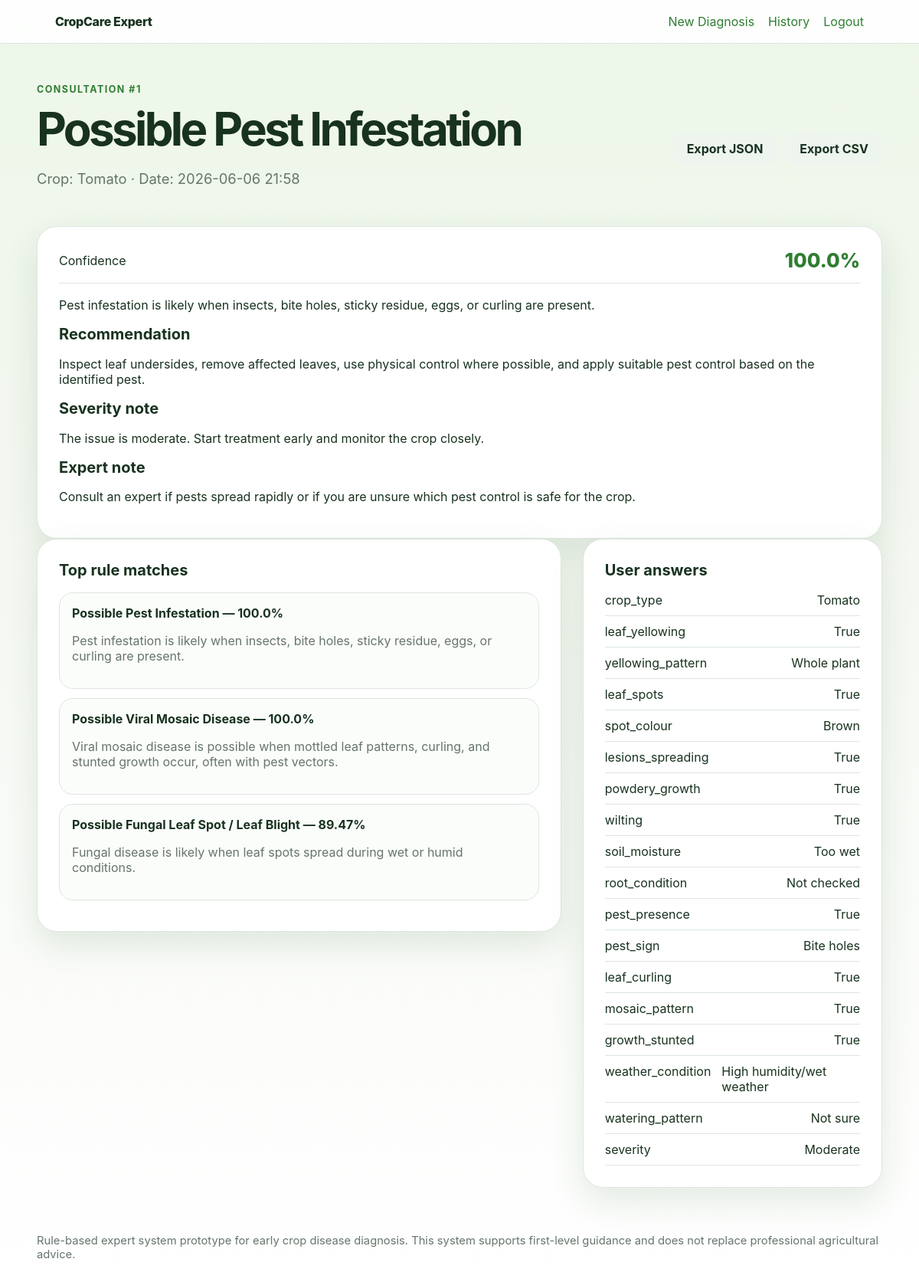
Screenshot of /consultations/1 (signed in) with the database file from the repository.
### app/models.py (models this page shows)
class Consultation(Base):
    __tablename__ = "consultations"
    id: Mapped[int] = mapped_column(Integer, primary_key=True, index=True)
    user_id: Mapped[int] = mapped_column(ForeignKey("users.id"), nullable=False, index=True)
    crop_type: Mapped[str] = mapped_column(String(80), nullable=False)
    answers_json: Mapped[str] = mapped_column(Text, nullable=False)
    diagnosis_json: Mapped[str] = mapped_column(Text, nullable=False)
    created_at: Mapped[datetime] = mapped_column(DateTime(timezone=True), default=utc_now)
    user: Mapped[User] = relationship(back_populates="consultations")

### app/main.py (the view)
@app.get("/consultations/{consultation_id}", response_class=HTMLResponse)
def consultation_detail(request: Request, consultation_id: int, db: Session = Depends(get_db)):
    user = require_user(request, db)
    consultation = db.get(Consultation, consultation_id)
    if not consultation or consultation.user_id != user.id:
        raise HTTPException(status_code=404, detail="Consultation not found")
    answers = json.loads(consultation.answers_json)
    result = json.loads(consultation.diagnosis_json)
    return render(request, "result_detail.html", {"consultation": consultation, "answers": answers, "result": result})

### app/templates/result_detail.html
{% extends "base.html" %}
{% block content %}
<section class="page-header">
  <div>
    <p class="eyebrow">Consultation #{{ consultation.id }}</p>
    <h1>{{ result.decision }}</h1>
    <p class="lead">Crop: {{ consultation.crop_type }} · Date: {{ consultation.created_at.strftime('%Y-%m-%d %H:%M') }}</p>
  </div>
  <div class="hero-actions">
    <a class="button secondary" href="/consultations/{{ consultation.id }}/export.json">Export JSON</a>
    <a class="button secondary" href="/consultations/{{ consultation.id }}/export.csv">Export CSV</a>
  </div>
</section>
<section class="panel result-panel">
  <div class="confidence-row">
    <span>Confidence</span>
    <span class="confidence">{{ result.confidence }}%</span>
  </div>
  <p>{{ result.summary }}</p>
  <h2>Recommendation</h2>
  <p>{{ result.recommendation }}</p>
  <h2>Severity note</h2>
  <p>{{ result.severity_note }}</p>
  <h2>Expert note</h2>
  <p>{{ result.expert_note }}</p>
</section>
<section class="diagnosis-layout">
  <div class="panel">
    <h2>Top rule matches</h2>
    {% if result.top_matches %}
      {% for match in result.top_matches %}
        <div class="match-card">
          <p class="match-title">{{ match.name }} — {{ match.confidence }}%</p>
          <p class="muted">{{ match.description }}</p>
        </div>
      {% endfor %}
    {% else %}
      <p class="muted">No strong rule match found.</p>
    {% endif %}
  </div>
  <div class="panel">
    <h2>User answers</h2>
    <div class="answer-list">
      {% for key, value in answers.items() %}
        <div><span>{{ key }}</span><span>{{ value }}</span></div>
      {% endfor %}
    </div>
  </div>
</section>
{% endblock %}

### app/static/style.css (style rules this page uses)
:root { --bg: #f3f7f0; --surface: #ffffff; --text: #18321f; --muted: #66756b; --primary: #2f7d32; --primary-dark: #205c24; --line: #dce7dd; --danger-bg: #ffe8e8; --danger-text: #8a1f1f; --success-bg: #e7f8ec; --success-text: #1f6b2a; --shadow: 0 18px 45px rgba(32, 92, 36, 0.12); }
* { box-sizing: border-box; }
body { margin: 0; font-family: Inter, Arial, Helvetica, sans-serif; background: linear-gradient(180deg, #edf7e9 0%, var(--bg) 35%, #fff 100%); color: var(--text); }
a { color: var(--primary); text-decoration: none; }
.hero, .page-header, .diagnosis-layout { display: grid; grid-template-columns: 1.4fr 0.8fr; gap: 28px; align-items: start; }
h1 { font-size: clamp(2rem, 5vw, 4rem); line-height: 1.04; margin: 10px 0 16px; letter-spacing: -0.06em; }
h2 { font-size: 1.25rem; margin-top: 0; }
.lead { font-size: 1.15rem; color: var(--muted); line-height: 1.7; }
.eyebrow { color: var(--primary); text-transform: uppercase; letter-spacing: 0.12em; font-size: 0.78rem; font-weight: 700; }
.muted { color: var(--muted); }
.hero-card, .panel, .auth-card { background: var(--surface); border: 1px solid var(--line); box-shadow: var(--shadow); border-radius: 26px; padding: 28px; }
.hero-actions { display: flex; gap: 12px; flex-wrap: wrap; margin-top: 24px; }
.button { display: inline-flex; align-items: center; justify-content: center; min-height: 44px; padding: 12px 18px; background: var(--primary); color: #fff; border: 0; border-radius: 14px; cursor: pointer; font-weight: 700; transition: 0.2s ease; }
.button.secondary { background: #eef5ef; color: var(--text); }
.page-header { grid-template-columns: 1fr auto; margin-bottom: 28px; align-items: center; }
.answer-list { display: grid; gap: 10px; }
.answer-list div { display: flex; justify-content: space-between; gap: 14px; border-bottom: 1px solid var(--line); padding-bottom: 10px; }
.result-panel { margin-top: 28px; }
.confidence-row { display: flex; align-items: center; justify-content: space-between; border-bottom: 1px solid var(--line); padding-bottom: 14px; margin-bottom: 18px; }
.confidence { color: var(--primary); font-size: 1.6rem; font-weight: 800; }
.match-card { border: 1px solid var(--line); border-radius: 18px; padding: 16px; margin: 12px 0; background: #fbfdfb; }
.match-title { margin: 0 0 8px; font-weight: 750; }

### rows the page displays
Consultation: id "1", crop_type "Tomato", created_at "2026-06-06 21:58"

### other values shown
{{ result.decision }} "Possible Pest Infestation"
{{ result.confidence }} "100.0"
{{ result.summary }} "Pest infestation is likely when insects, bite holes, sticky residue, eggs, or curling are present."
{{ result.recommendation }} "Inspect leaf undersides, remove affected leaves, use physical control where possible, and apply suitable pest control based on the identified pest."
{{ result.severity_note }} "The issue is moderate. Start treatment early and monitor the crop closely."
{{ result.expert_note }} "Consult an expert if pests spread rapidly or if you are unsure which pest control is safe for the crop."
{{ match.name }} "Possible Pest Infestation" "Possible Viral Mosaic Disease" "Possible Fungal Leaf Spot / Leaf Blight"
{{ match.confidence }} "100.0" "100.0" "89.47"
{{ match.description }} "Pest infestation is likely when insects, bite holes, sticky residue, eggs, or curling are present." "Viral mosaic disease is possible when mottled leaf patterns, curling, and stunted growth occur, often with pest vectors." "Fungal disease is likely when leaf spots spread during wet or humid conditions."
{{ key }} "crop_type" "leaf_yellowing" "yellowing_pattern" "leaf_spots" "spot_colour" "lesions_spreading" "powdery_growth" "wilting" "soil_moisture" "root_condition" "pest_presence" "pest_sign" "leaf_curling" "mosaic_pattern" "growth_stunted" "weather_condition" "watering_pattern" "severity"
{{ value }} "Tomato" "True" "Whole plant" "True" "Brown" "True" "True" "True" "Too wet" "Not checked" "True" "Bite holes" "True" "True" "True" "High humidity/wet weather" "Not sure" "Moderate"
